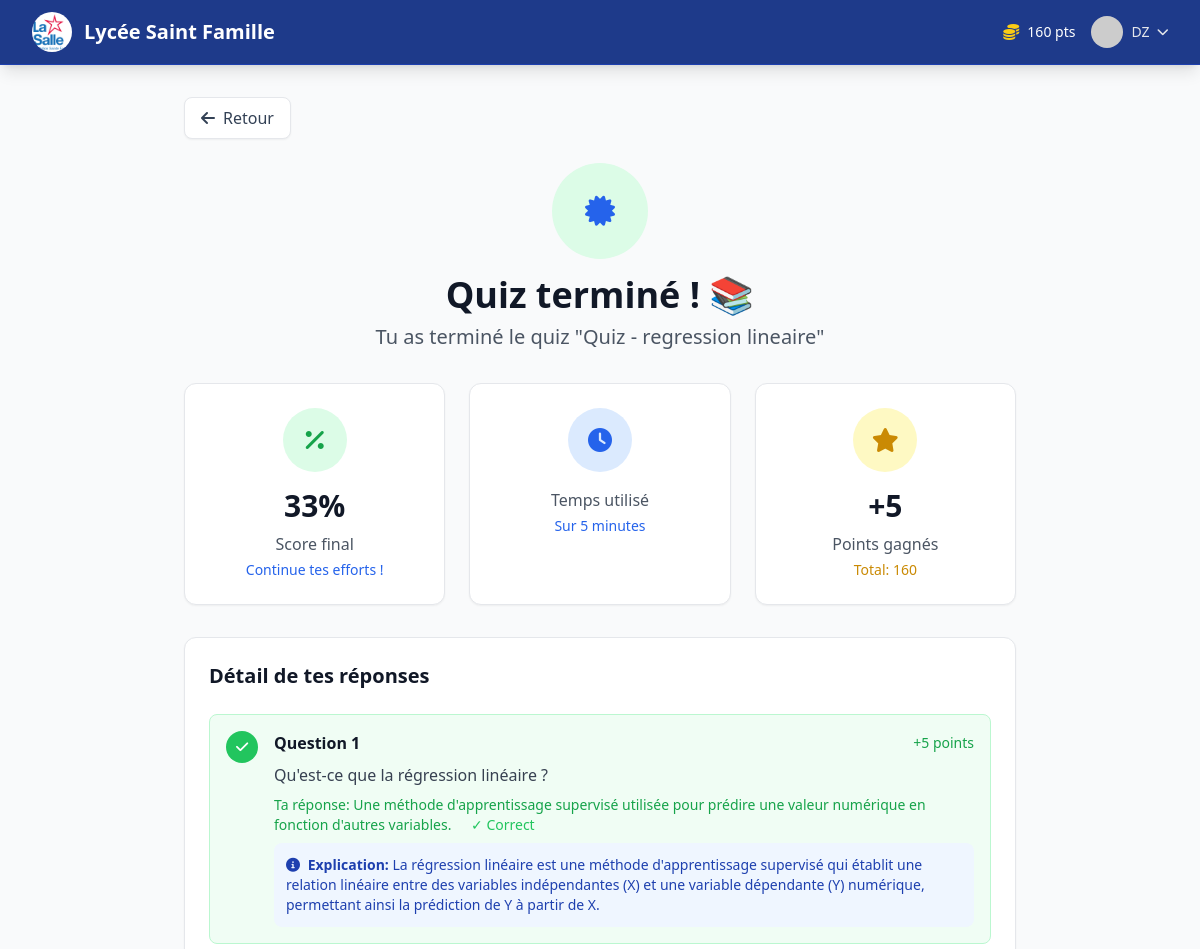
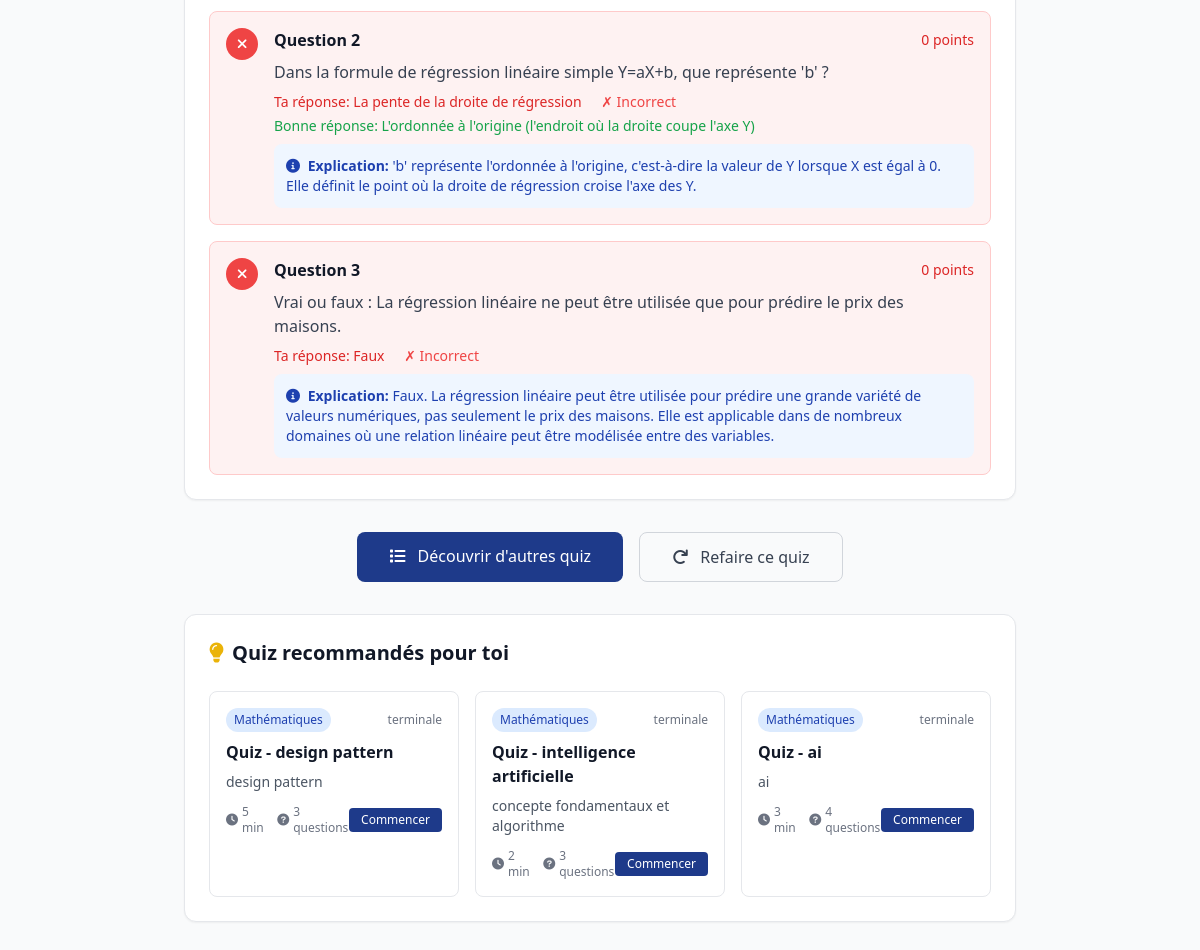
/quiz/results/6/ (signed in), run on an earlier commit of the app's database (2 pictures, top to bottom).
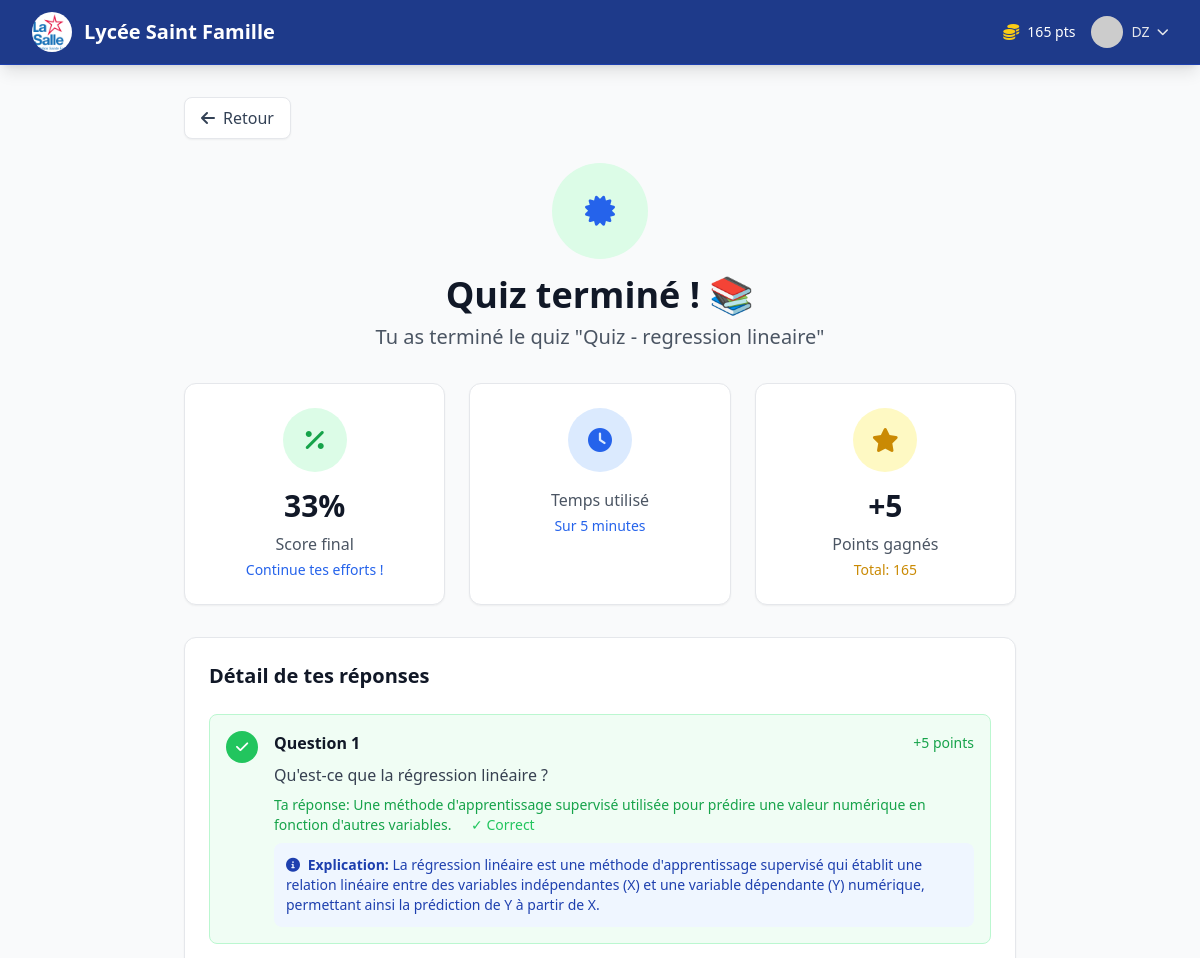
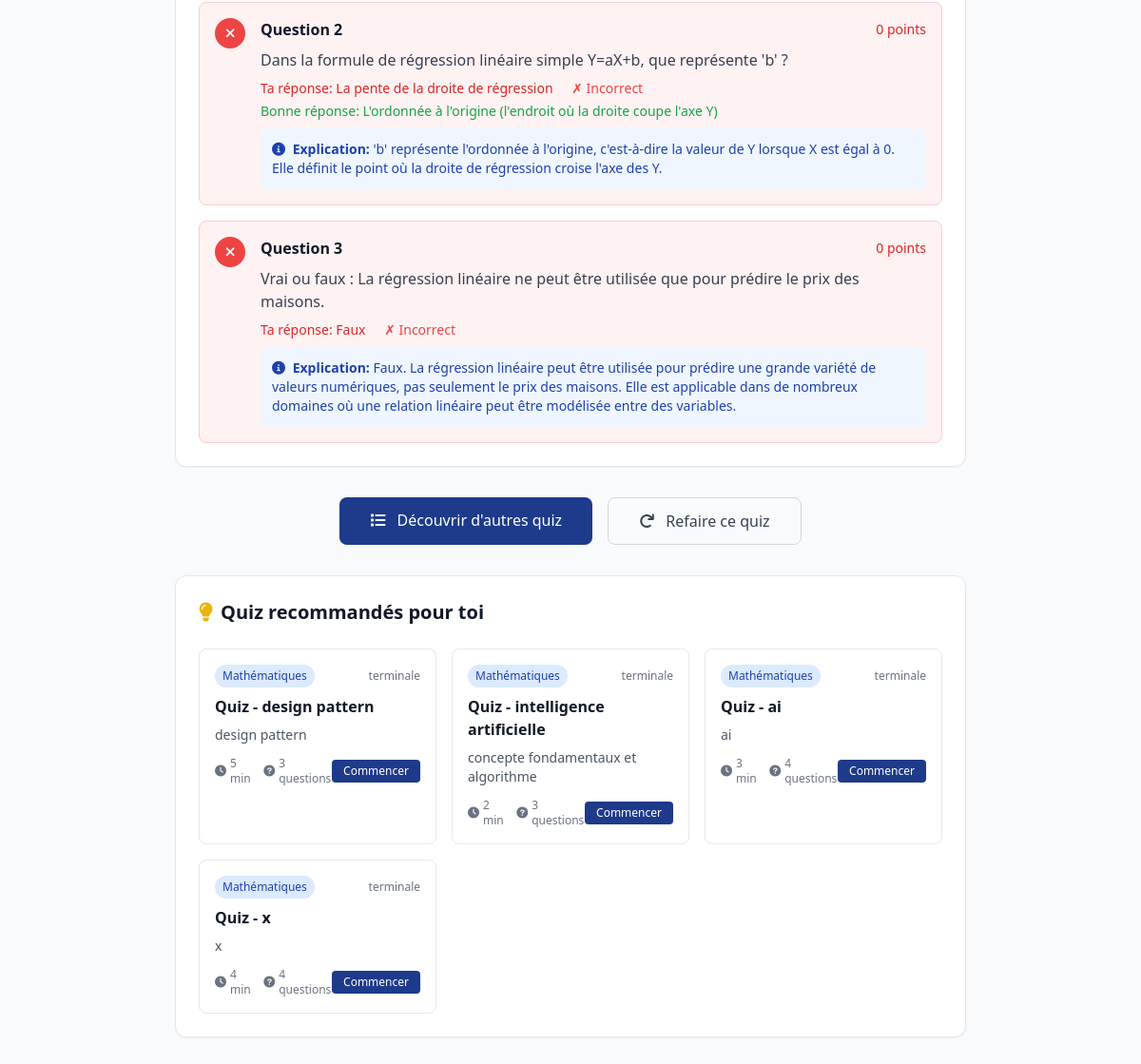
And on a later commit of the database (2 pictures, top to bottom).
### accounts/models.py (models this page shows, shortened)
class User(AbstractUser):
    USER_TYPE_CHOICES = [
        ('student', 'Élève'),
        ('teacher', 'Enseignant'),
        ('admin', 'Administrateur'),
    ]
    CLASS_CHOICES = [
        ('6eme', '6ème'),
        ('5eme', '5ème'),
        ('4eme', '4ème'),
        ('3eme', '3ème'),
        ('2nde', '2nde'),
        ('1ere', '1ère'),
        ('terminale', 'Terminale'),
    ]
    user_type = models.CharField(max_length=10, choices=USER_TYPE_CHOICES)
    level = models.CharField(max_length=20, blank=True, null=True)  # 6eme, 5eme, etc.
    class_name = models.CharField(max_length=20, choices=CLASS_CHOICES, blank=True, null=True, help_text="Classe de l'élève")
    points = models.IntegerField(default=0)
    xp = models.IntegerField(default=0)
    current_level = models.IntegerField(default=1)
    streak_days = models.IntegerField(default=0)
    last_activity = models.DateTimeField(auto_now=True)
    email = models.EmailField(unique=True, blank=True, null=True)

### quiz/models.py (models this page shows, shortened)
class Answer(models.Model):
    attempt = models.ForeignKey(QuizAttempt, on_delete=models.CASCADE, related_name='answers')
    question = models.ForeignKey(Question, on_delete=models.CASCADE)
    selected_choice = models.ForeignKey(Choice, on_delete=models.CASCADE, null=True, blank=True)
    open_answer = models.TextField(blank=True)  # Pour les questions ouvertes
    is_correct = models.BooleanField(default=False)
    points_earned = models.IntegerField(default=0)

class Question(models.Model):
    QUESTION_TYPES = [
        ('mcq', 'QCM'),
        ('open', 'Question ouverte'),
    ]
    quiz = models.ForeignKey(Quiz, on_delete=models.CASCADE, related_name='questions')
    question_text = models.TextField()
    question_type = models.CharField(max_length=20, choices=QUESTION_TYPES, default='mcq')
    points = models.IntegerField(default=5)
    explanation = models.TextField(blank=True, help_text="Explication de la réponse")
    order = models.IntegerField(default=0)
    class Meta:
        ordering = ['order']

class Choice(models.Model):
    question = models.ForeignKey(Question, on_delete=models.CASCADE, related_name='choices')
    choice_text = models.CharField(max_length=500)
    is_correct = models.BooleanField(default=False)
    order = models.IntegerField(default=0)
    class Meta:
        ordering = ['order']

class Quiz(models.Model):
    DIFFICULTY_CHOICES = [
        ('easy', 'Facile'),
        ('medium', 'Moyen'),
        ('hard', 'Difficile'),
    ]
    title = models.CharField(max_length=200)
    description = models.TextField(blank=True)
    course = models.ForeignKey(Course, on_delete=models.CASCADE, related_name='quizzes')
    subject = models.ForeignKey(Subject, on_delete=models.CASCADE)
    level = models.CharField(max_length=20)
    difficulty = models.CharField(max_length=10, choices=DIFFICULTY_CHOICES)
    time_limit = models.IntegerField(help_text="Temps limite en minutes")
    points_reward = models.IntegerField(default=50)
    is_published = models.BooleanField(default=False)
    created_at = models.DateTimeField(auto_now_add=True)

class Subject(models.Model):
    name = models.CharField(max_length=100)
    slug = models.SlugField(unique=True)
    icon = models.CharField(max_length=50, default='fas fa-book')  # Classe d'icône FontAwesome
    color = models.CharField(max_length=20, default='blue')  # Couleur pour l'interface

### quiz/views.py (the view)
# urls.py: path('results/<int:attempt_id>/', views.quiz_results, name='quiz_results'),
@login_required
def quiz_results(request, attempt_id):
    attempt = get_object_or_404(QuizAttempt, id=attempt_id, user=request.user, is_completed=True)
    answers = attempt.answers.select_related('question', 'selected_choice').all()
    score_percentage = (attempt.score / attempt.total_points * 100) if attempt.total_points > 0 else 0
    excellent_threshold = 80
    good_threshold = 60
    recommended_quizzes = Quiz.objects.filter(
        subject=attempt.quiz.subject,
        is_published=True
    ).exclude(
        id=attempt.quiz.id
    ).prefetch_related('questions')[:6]  # Limit to 6 recommendations
    context = {
        'attempt': attempt,
        'answers': answers,
        'quiz': attempt.quiz,
        'score_percentage': score_percentage,
        'excellent_threshold': excellent_threshold,
        'good_threshold': good_threshold,
        'recommended_quizzes': recommended_quizzes,  # Added recommended quizzes
    }
    return render(request, 'quiz/results.html', context)

### templates/quiz/results.html (shortened to what the changed rows need)
{% extends 'base.html' %}
{% block content %}
<div class="max-w-4xl mx-auto px-4 sm:px-6 lg:px-8 py-8">
    <div class="text-center mb-8">
        <h1 class="text-4xl font-bold text-gray-900 mb-2">
            {% if score_percentage >= excellent_threshold %}
                Félicitations ! 🎉
            {% elif score_percentage >= good_threshold %}
                Bon travail ! 👏
            {% else %}
                Quiz terminé ! 📚
            {% endif %}
        </h1>
    </div>
    <div class="grid grid-cols-1 md:grid-cols-3 gap-6 mb-8">
        <div class="bg-white rounded-xl shadow-sm border border-gray-200 p-6 text-center">
            <div class="w-16 h-16 bg-yellow-100 rounded-full flex items-center justify-center mx-auto mb-4">
                <i class="fas fa-star text-yellow-600 text-2xl"></i>
            </div>
            <div class="text-3xl font-bold text-gray-900 mb-2">+{{ attempt.score }}</div>
            <div class="text-gray-600">Points gagnés</div>
            <div class="text-sm text-yellow-600 font-medium mt-1">Total: {{ user.points }}</div>
        </div>
    </div>
    <div class="bg-white rounded-xl shadow-sm border border-gray-200 p-6 mb-8">
        <h2 class="text-xl font-bold text-gray-900 mb-6">Détail de tes réponses</h2>
        <div class="space-y-4">
            {% for answer in answers %}
            <div class="flex items-start p-4
                {% if answer.is_correct %}bg-green-50 border border-green-200
                {% else %}bg-red-50 border border-red-200{% endif %} rounded-lg">
                <div class="flex-shrink-0">
                    <div class="w-8 h-8 rounded-full flex items-center justify-center
                        {% if answer.is_correct %}bg-green-500{% else %}bg-red-500{% endif %}">
                        <i class="fas {% if answer.is_correct %}fa-check{% else %}fa-times{% endif %} text-white text-sm"></i>
                    </div>
                </div>
                <div class="ml-4 flex-1">
                    <div class="flex items-center justify-between mb-2">
                        <h3 class="font-semibold text-gray-900">Question {{ forloop.counter }}</h3>
                        <span class="text-sm font-medium
                            {% if answer.is_correct %}text-green-600{% else %}text-red-600{% endif %}">
                            {% if answer.is_correct %}+{{ answer.points_earned }}{% else %}0{% endif %} points
                        </span>
                    </div>
                    <p class="text-gray-700 mb-2">{{ answer.question.question_text }}</p>
                    {% if answer.question.question_type == 'mcq' %}
                        <div class="text-sm space-y-1">
                            <div>
                                <span class="{% if answer.is_correct %}text-green-600{% else %}text-red-600{% endif %} font-medium">
                                    Ta réponse: {{ answer.selected_choice.choice_text }}
                                </span>
                                <span class="{% if answer.is_correct %}text-green-500{% else %}text-red-500{% endif %} ml-4">
                                    {% if answer.is_correct %}✓ Correct{% else %}✗ Incorrect{% endif %}
                                </span>
                            </div>
                            {% if not answer.is_correct %}
                                {% for choice in answer.question.choices.all %}
                                    {% if choice.is_correct %}
                                        <div><span class="text-green-600 font-medium">Bonne réponse: {{ choice.choice_text }}</span></div>
                                    {% endif %}
                                {% endfor %}
                            {% endif %}
                        </div>
                    {% elif answer.question.question_type == 'open' %}
                        <div class="text-sm space-y-1">
                            <div><span class="text-blue-600 font-medium">Ta réponse:</span> "{{ answer.open_answer }}"</div>
                        </div>
                    {% elif answer.question.question_type == 'true_false' %}
                        <div class="text-sm space-y-1">
                            <div>
                                <span class="{% if answer.is_correct %}text-green-600{% else %}text-red-600{% endif %} font-medium">
                                    Ta réponse: {% if answer.true_false_answer %}Vrai{% else %}Faux{% endif %}
                                </span>
                                <span class="{% if answer.is_correct %}text-green-500{% else %}text-red-500{% endif %} ml-4">
                                    {% if answer.is_correct %}✓ Correct{% else %}✗ Incorrect{% endif %}
                                </span>
                            </div>
                        </div>
                    {% endif %}
                    {% if answer.question.explanation %}
                        <div class="mt-2 p-3 bg-blue-50 rounded-lg">
                            <p class="text-sm text-blue-800">
                                <i class="fas fa-info-circle mr-1"></i>
                                <strong>Explication:</strong> {{ answer.question.explanation }}
                            </p>
                        </div>
                    {% endif %}
                </div>
            </div>
            {% endfor %}
        </div>
    </div>
    <div class="bg-white rounded-xl shadow-sm border border-gray-200 p-6">
        <h2 class="text-xl font-bold text-gray-900 mb-6 flex items-center">
            <i class="fas fa-lightbulb text-yellow-500 mr-2"></i>
            Quiz recommandés pour toi
        </h2>
        <div class="grid grid-cols-1 md:grid-cols-2 lg:grid-cols-3 gap-4">
            {% for recommended_quiz in recommended_quizzes %}
            <div class="border border-gray-200 rounded-lg p-4 hover:shadow-md transition-shadow">
                <div class="flex items-center justify-between mb-2">
                    <span class="bg-blue-100 text-blue-800 text-xs px-2 py-1 rounded-full">
                        {{ recommended_quiz.subject.name }}
                    </span>
                    <span class="text-xs text-gray-500">{{ recommended_quiz.level }}</span>
                </div>
                <h3 class="font-semibold text-gray-900 mb-2">{{ recommended_quiz.title }}</h3>
                <p class="text-sm text-gray-600 mb-3">{{ recommended_quiz.description|truncatewords:15 }}</p>
                <div class="flex items-center justify-between">
                    <div class="flex items-center text-xs text-gray-500">
                        <i class="fas fa-clock mr-1"></i>
                        {{ recommended_quiz.time_limit }} min
                        <i class="fas fa-question-circle ml-2 mr-1"></i>
                        {{ recommended_quiz.questions.count }} questions
                    </div>
                    <a href="{% url 'quiz_play' recommended_quiz.id %}"
                       class="bg-navy-900 text-white px-3 py-1 rounded text-xs hover:bg-navy-800 transition-colors">
                        Commencer
                    </a>
                </div>
            </div>
            {% endfor %}
        </div>
    </div>
</div>
{% endblock %}

### templates/base.html (shortened to what this page needs)
<!DOCTYPE html>
<html lang="fr">
<head>
    <script src="https://cdn.tailwindcss.com"></script>
    <link href="https://cdnjs.cloudflare.com/ajax/libs/font-awesome/6.0.0/css/all.min.css" rel="stylesheet">
</head>
<body class="bg-gray-50 min-h-screen" x-data="appNotifications()">
    {% block navbar %}
    <nav class="bg-navy-900 shadow-lg border-b border-navy-800">
        <div class="max-w-7xl mx-auto px-4 sm:px-6 lg:px-8">
            <div class="flex justify-between h-16">
                <div class="flex items-center">
                    <div class="flex-shrink-0 flex items-center">
                        <a href="{% url 'home' %}" class="flex items-center space-x-3">
                            {% load static %}
                            <img src="{% static 'images/logo.png' %}" alt="Logo Lycée Saint Famille" class="h-10 w-10 rounded-full object-cover">
                            <span class="text-xl font-bold text-white">Lycée Saint Famille</span>
                        </a>
                    </div>
                </div>
                <div class="flex items-center space-x-4">
                    {% if user.is_authenticated %}
                        {% if user.user_type == 'student' %}
                        <div class="flex items-center space-x-2">
                            <i class="fas fa-coins text-yellow-400"></i>
                            <span class="text-sm font-medium text-white">{{ user.points }} pts</span>
                        </div>
                        {% endif %}
                        <div class="relative" x-data="{ open: false }">
                            <button @click="open = !open" class="flex items-center space-x-2 text-gray-200 hover:text-white">
                                <img class="h-8 w-8 rounded-full" src="https://ui-avatars.com/api/?name={{ user.first_name }}+{{ user.last_name }}&background=1e3a8a&color=fff" alt="Avatar">
                                <span class="text-sm font-medium">{{ user.first_name }}</span>
                                <i class="fas fa-chevron-down text-xs"></i>
                            </button>
                        </div>
                    {% else %}
                        <a href="{% url 'login' %}" class="bg-white text-navy-900 px-4 py-2 rounded-lg text-sm font-medium hover:bg-gray-100 transition-colors">
                            <i class="fas fa-sign-in-alt mr-2"></i>Connexion
                        </a>
                    {% endif %}
                </div>
            </div>
        </div>
    </nav>
    {% endblock %}
    <main>
        {% block content %}{% endblock %}
    </main>
</body>
</html>

What changed in the data, as far as the page shows it:
changed User "DZ": points "160" → "165"
added Quiz: subject.name "Mathématiques", level "terminale", title "Quiz - x", description "x", time_limit "4", questions.count "4"
